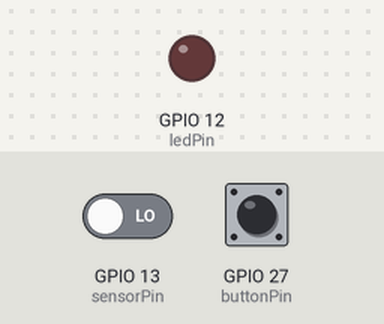
A sketch run on a simulated ESP32. On the bench: output pins drawn as LEDs (lit = HIGH). Inputs (shaded band) come from the test bench; at power-on: GPIO 13 (sensorPin) LOW, GPIO 27 (buttonPin) HIGH. WiFi joins after 1.5 s; servers stay silent unless stated; random numbers use the default seed unless the sketch sets one; no MQTT or app messages arrive unless stated; what the sketch prints to the serial monitor is not drawn.

Above: at 2.7 s.
2.8 s: GPIO 13 (sensorPin) driven HIGH
At 4.0 s:
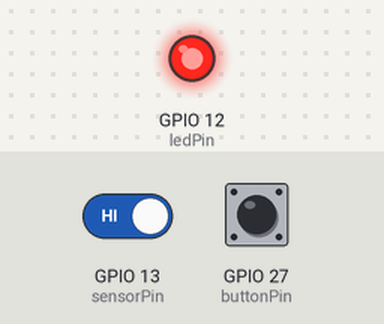
4.3 s: GPIO 13 (sensorPin) driven LOW
At 6.3 s:
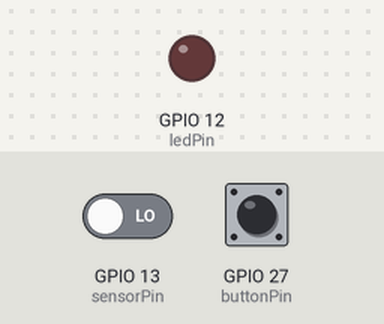
7.3 s: GPIO 27 (buttonPin) pulled LOW for 0.15 s
At 8.7 s:
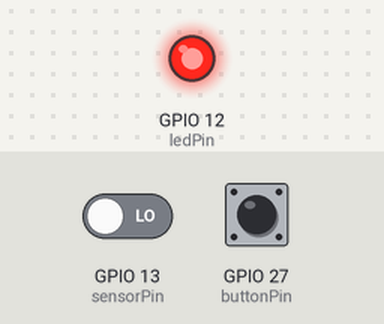
14.8 s: GPIO 27 (buttonPin) pulled LOW for 1 s
At 15.6 s:
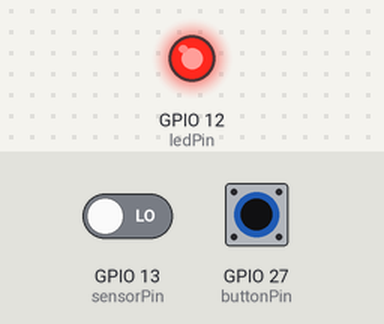
17.3 s: GPIO 13 (sensorPin) driven HIGH and GPIO 27 (buttonPin) driven LOW
Timing chart, 0 to 20.3 s (numbered marks = the images above; inputs shaded):
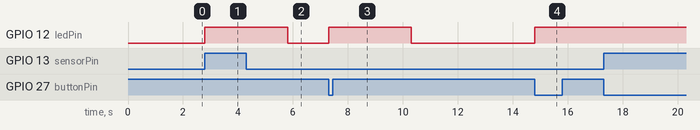

The sketch:

wifi-scan.ino
```cpp
// LTAKN IoT - Drone de Alerta Sísmico com Redirecionamento
// ESP32 + Sensor de Vibração + Botão + LED + MQTT

#include <WiFi.h>
#include <PubSubClient.h>
#include <ArduinoJson.h>

// Wi-Fi
const char* ssid = "Wokwi-GUEST";
const char* password = "";

// MQTT
const char* mqtt_server = "broker.hivemq.com";
const int mqtt_port = 1883;
const char* topic = "ltakn/alerta";

WiFiClient espClient;
PubSubClient client(espClient);

// Pinos
const int sensorPin = 13;     // Sensor de vibração
const int ledPin = 12;        // LED de alerta
const int buttonPin = 27;     // Botão de emergência

// Abrigos simulados
String abrigos[] = {"Abrigo Central", "Abrigo Zona Norte", "Abrigo Litoral", "Abrigo BH"};
int abrigoIndex = 0;

void setup_wifi() {
  WiFi.begin(ssid, password);
  while (WiFi.status() != WL_CONNECTED) {
    delay(500);
    Serial.print(".");
  }
  Serial.println("\nWiFi conectado!");
}

void reconnect() {
  while (!client.connected()) {
    Serial.print("Conectando ao MQTT...");
    if (client.connect("esp32-drone")) {
      Serial.println("conectado!");
    } else {
      Serial.print("erro: ");
      Serial.println(client.state());
      delay(2000);
    }
  }
}

void enviarAlerta(const char* motivo, String abrigo, float distancia = 0.0, const char* status = "risco_detectado") {
  StaticJsonDocument<256> doc;
  doc["status"] = status;
  doc["drone_id"] = "drone-01";
  doc["motivo"] = motivo;
  doc["abrigo_proximo"] = abrigo;
  if (distancia > 0.0) doc["distancia_km"] = distancia;
  doc["timestamp"] = millis();

  char mensagem[256];
  serializeJson(doc, mensagem);
  client.publish(topic, mensagem);
  Serial.println("Mensagem publicada:");
  Serial.println(mensagem);
}

void setup() {
  pinMode(sensorPin, INPUT);
  pinMode(buttonPin, INPUT_PULLUP);
  pinMode(ledPin, OUTPUT);

  Serial.begin(115200);
  setup_wifi();
  client.setServer(mqtt_server, mqtt_port);
}

void loop() {
  if (!client.connected()) reconnect();
  client.loop();

  int sensorValor = digitalRead(sensorPin);
  bool botaoPressionado = digitalRead(buttonPin) == LOW;

  if (sensorValor == HIGH) {
    digitalWrite(ledPin, HIGH);
    enviarAlerta("vibracao_detectada", abrigos[abrigoIndex]);
    delay(3000);
  }
  else if (botaoPressionado) {
    digitalWrite(ledPin, HIGH);
    abrigoIndex = (abrigoIndex + 1) % (sizeof(abrigos) / sizeof(abrigos[0]));
    float distanciaSimulada = random(10, 50) / 10.0; // entre 1.0 e 5.0 km
    enviarAlerta("botao_emergencia", abrigos[abrigoIndex], distanciaSimulada, "redirecionado");
    delay(3000);
  } else {
    digitalWrite(ledPin, LOW);
  }
}
```

Measured:
- after the input at 2.8 s, GPIO 12 (ledPin): LOW → HIGH at once
- after the input at 4.3 s, GPIO 12 (ledPin): HIGH → LOW after 1.5 s
- after the input at 7.3 s, GPIO 12 (ledPin): LOW → HIGH at once, → LOW 3.0 s later
- after the input at 14.8 s, GPIO 12 (ledPin): LOW → HIGH at once
- after the input at 17.3 s, every drawn part: stays the same
